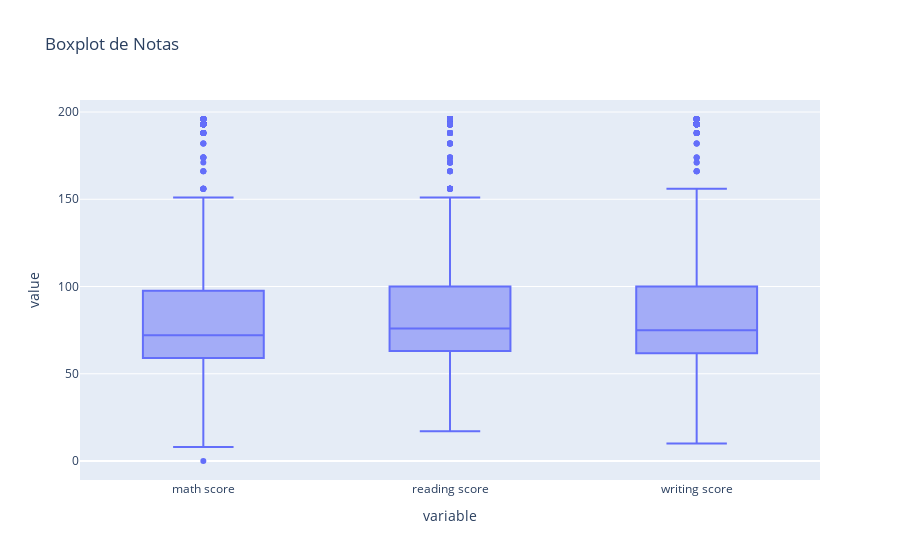

The cell this chart's notebook holds for it:
### Code cell
exploratory_data_analysis(df_grades)

### Figure 1 — Plotly figure (JSON) as saved in the notebook; plotly's stock layout.template omitted (floating-point values rounded to 4 significant figures; data arrays with more than 128 entries replaced by an {"elided": "..."} marker saying what was removed)
{"data": [{"alignmentgroup": "True", "hovertemplate": "variable=%{x}<br>value=%{y}<extra></extra>", "legendgroup": "", "marker": {"color": "#636efa"}, "name": "", "notched": false, "offsetgroup": "", "orientation": "v", "showlegend": false, "type": "box", "x": {"elided": "4200 str values"}, "x0": " ", "xaxis": "x", "y": {"elided": "4200 int values"}, "y0": " ", "yaxis": "y"}], "layout": {"boxmode": "group", "legend": {"tracegroupgap": 0}, "title": {"text": "Boxplot de Notas"}, "xaxis": {"anchor": "y", "domain": [0, 1], "title": {"text": "variable"}}, "yaxis": {"anchor": "x", "domain": [0, 1], "title": {"text": "value"}}}}
